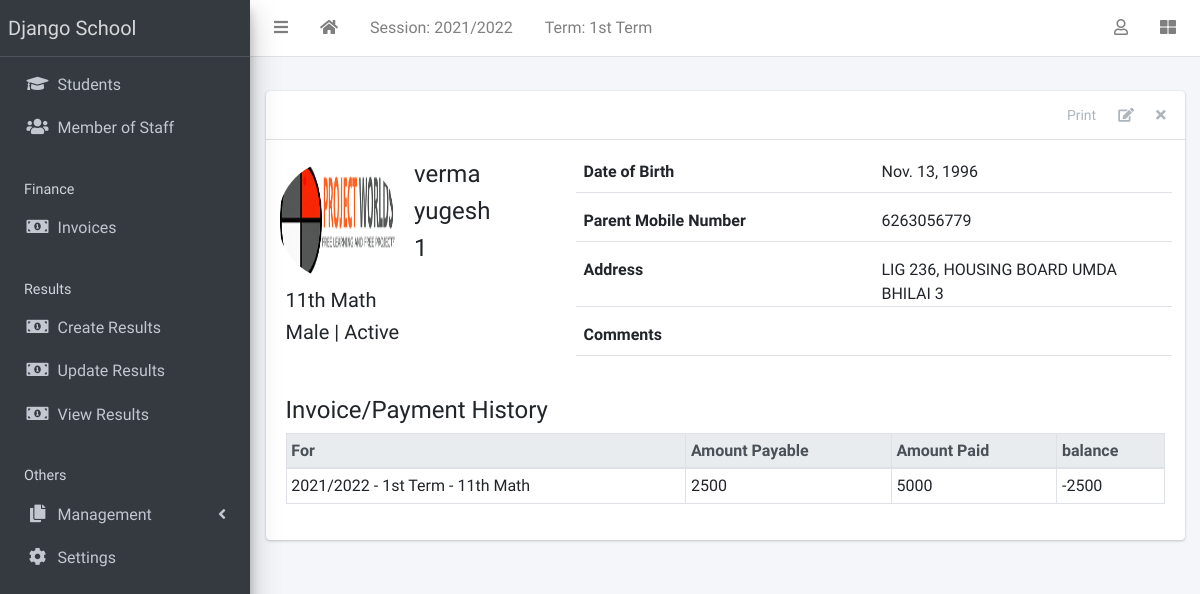
The page /student/1/ (signed in) on the database its author committed.
### apps/corecode/models.py (models this page shows, shortened)
class AcademicSession(models.Model):
    name = models.CharField(max_length=200, unique=True)
    current = models.BooleanField(default=True)
    class Meta:
        ordering = ["-name"]
    def __str__(self):
        return self.name

class AcademicTerm(models.Model):
    name = models.CharField(max_length=20, unique=True)
    current = models.BooleanField(default=True)
    class Meta:
        ordering = ["name"]
    def __str__(self):
        return self.name

class SiteConfig(models.Model):
    key = models.SlugField()
    value = models.CharField(max_length=200)

class StudentClass(models.Model):
    name = models.CharField(max_length=200, unique=True)
    class Meta:
        verbose_name = "Class"
        verbose_name_plural = "Classes"
        ordering = ["name"]
    def __str__(self):
        return self.name

### apps/students/models.py (models this page shows, shortened)
class Student(models.Model):
    STATUS_CHOICES = [("active", "Active"), ("inactive", "Inactive")]
    GENDER_CHOICES = [("male", "Male"), ("female", "Female")]
    current_status = models.CharField(
        max_length=10, choices=STATUS_CHOICES, default="active"
    )
    registration_number = models.CharField(max_length=200, unique=True)
    surname = models.CharField(max_length=200)
    firstname = models.CharField(max_length=200)
    other_name = models.CharField(max_length=200, blank=True)
    gender = models.CharField(max_length=10, choices=GENDER_CHOICES, default="male")
    date_of_birth = models.DateField(default=timezone.now)
    current_class = models.ForeignKey(
        StudentClass, on_delete=models.SET_NULL, blank=True, null=True
    )
    date_of_admission = models.DateField(default=timezone.now)
    mobile_num_regex = RegexValidator(
        regex="^[0-9]{10,15}$", message="Entered mobile number isn't in a right format!"
    )
    parent_mobile_number = models.CharField(
        validators=[mobile_num_regex], max_length=13, blank=True
    )
    address = models.TextField(blank=True)
    others = models.TextField(blank=True)
    passport = models.ImageField(blank=True, upload_to="students/passports/")
    class Meta:
        ordering = ["surname", "firstname", "other_name"]

### apps/finance/models.py (models this page shows, shortened)
class Invoice(models.Model):
    student = models.ForeignKey(Student, on_delete=models.CASCADE)
    session = models.ForeignKey(AcademicSession, on_delete=models.CASCADE)
    term = models.ForeignKey(AcademicTerm, on_delete=models.CASCADE)
    class_for = models.ForeignKey(StudentClass, on_delete=models.CASCADE)
    balance_from_previous_term = models.IntegerField(default=0)
    status = models.CharField(
        max_length=20,
        choices=[("active", "Active"), ("closed", "Closed")],
        default="active",
    )
    class Meta:
        ordering = ["student", "term"]
    def balance(self):
        payable = self.total_amount_payable()
        paid = self.total_amount_paid()
        return payable - paid
    def amount_payable(self):
        items = InvoiceItem.objects.filter(invoice=self)
        total = 0
        for item in items:
            total += item.amount
        return total
    def total_amount_payable(self):
        return self.balance_from_previous_term + self.amount_payable()
    def total_amount_paid(self):
        receipts = Receipt.objects.filter(invoice=self)
        amount = 0
        for receipt in receipts:
            amount += receipt.amount_paid
        return amount

class InvoiceItem(models.Model):
    invoice = models.ForeignKey(Invoice, on_delete=models.CASCADE)
    description = models.CharField(max_length=200)
    amount = models.IntegerField()

class Receipt(models.Model):
    invoice = models.ForeignKey(Invoice, on_delete=models.CASCADE)
    amount_paid = models.IntegerField()
    date_paid = models.DateField(default=timezone.now)
    comment = models.CharField(max_length=200, blank=True)

### apps/students/views.py (the view)
# urls.py: path("<int:pk>/", StudentDetailView.as_view(), name="student-detail"),
class StudentDetailView(LoginRequiredMixin, DetailView):
    model = Student
    template_name = "students/student_detail.html"
    def get_context_data(self, **kwargs):
        context = super(StudentDetailView, self).get_context_data(**kwargs)
        context["payments"] = Invoice.objects.filter(student=self.object)
        return context

### apps/corecode/context_processors.py (called while the page is built)
def site_defaults(request):
    current_session = AcademicSession.objects.get(current=True)
    current_term = AcademicTerm.objects.get(current=True)
    vals = SiteConfig.objects.all()
    contexts = {
        "current_session": current_session.name,
        "current_term": current_term.name,
    }
    for val in vals:
        contexts[val.key] = val.value
    return contexts

### apps/students/templates/students/student_detail.html (shortened to what this page needs)
{% extends 'base.html' %}
{% load static %}
{% block content-header %}
<div class="card-header">
  <div class="card-tools">
    <a href="#" class="btn btn-tool">Print</a>
    <a href="{% url 'student-update' object.id %}" class="btn btn-tool">
      <i class="fas fa-edit"></i>
    </a>
    <a href="{% url 'student-delete' object.id %}" class="btn btn-tool">
      <i class="fas fa-times"></i>
    </a>
  </div>
</div>
{% endblock content-header %}
{% block content %}
    <div class="row mb-4">
      <div class="col-sm-4">
        <div class="row mb-2">
          {% if object.passport %}
            <img
              src="{{ object.passport.url }}"
              class="float-left rounded-circle mr-3" style="width: 120px; height: 120px;">
          {% else %}
            <img
              src="{% static 'dist/img/avatar.png' %}"
              class="float-left rounded-circle mr-3" style="width: 120px; height: 120px;">
          {% endif %}
          <div class="float-right">
            <h4>{{ object.surname }} </h4>
            <h4>{{ object.firstname }} </h4>
            <h4>{{ object.registration_number }} </h4>
          </div>
        </div>
        <h5>{{ object.current_class }} </h5>
        <h5>{{ object.get_gender_display }} | {{ object.get_current_status_display }}</h5>
      </div>
      <div class="col-sm-8">
        <div>
          <div class="form-group border-bottom row">
            <label class="col">
              Date of Birth
            </label>
            <div class="col">
              {{ object.date_of_birth }}
            </div>
          </div>
          <div class="form-group border-bottom row">
            <label class="col">
              Parent Mobile Number
            </label>
            <div class="col">
              {{ object.parent_mobile_number}}
            </div>
          </div>
          <div class="form-group border-bottom row">
            <label class="col">
              Address
            </label>
            <div class="col">
              {{ object.address }}
            </div>
          </div>
          <div class="form-group border-bottom row">
            <label class="col">
              Comments
            </label>
            <div class="col">
            </div>
          </div>
        </div>
      </div>
    </div>
    <h4>Invoice/Payment History</h4>
    {% if payments %}
      <table class="table table-sm table-bordered table-hover">
        <thead class="thead-light">
          <tr>
            <th>For</th>
            <th>Amount Payable</th>
            <th>Amount Paid</th>
            <th>balance</th>
          </tr>
        </thead>
        <tbody>
          {% for payment in payments %}
            <tr class='clickable-row' data-href="{% url 'invoice-detail' payment.id %}">
              <td>{{payment.session}} - {{payment.term}} - {{ payment.class_for}}</td>
              <td>{{payment.total_amount_payable}}</td>
              <td>{{payment.total_amount_paid}}</td>
              <td>{{payment.balance}}</td>
            </tr>
          {% endfor %}
        </tbody>
      </table>
    {% else %}
        <p>There are no payment history for {{object}}</p>
    {% endif %}
{% endblock content %}

### templates/base.html (shortened to what this page needs)
{% load static %}
<!DOCTYPE html>
<html lang="en">
<head>
  <link rel="stylesheet" href="{% static 'plugins/fontawesome-free/css/all.min.css' %}">
  <link rel="stylesheet" href="{% static 'plugins/toastr/toastr.min.css' %}">
  <link rel="stylesheet"
    href="{% static 'plugins/overlayScrollbars/css/OverlayScrollbars.min.css' %}">
  <link rel="stylesheet" href="{% static 'plugins/Datatables/datatables.min.css' %}" />
  <link rel="stylesheet" href="{% static 'dist/css/adminlte.min.css' %}">
</head>
<body
  class="hold-transition sidebar-mini layout-fixed layout-navbar-fixed layout-footer-fixed">
  <div class="wrapper">
    <nav class="main-header navbar navbar-expand navbar-white navbar-light">
      <ul class="navbar-nav">
        <li class="nav-item">
          <a class="nav-link" data-widget="pushmenu" href="#" role="button"><i
              class="fas fa-bars"></i></a>
        </li>
        <li class="nav-item d-none d-sm-inline-block">
          <a href="{% url 'home' %} " class="nav-link"><i class="fa fa-home"></i></a>
        </li>
        <li class="nav-item d-none d-sm-inline-block">
          <a href="{% url 'current-session' %}" class="nav-link">Session: {{ current_session }}</a>
        </li>
        <li class="nav-item d-none d-sm-inline-block">
          <a href="{% url 'current-session' %}" class="nav-link">Term: {{ current_term }}</a>
        </li>
      </ul>
      <ul class="navbar-nav ml-auto">
        <li class="nav-item dropdown">
          <a class="nav-link" data-toggle="dropdown" href="#">
            <i class="far fa-user"></i>
          </a>
        </li>
        <li class="nav-item">
          <a class="nav-link" data-widget="control-sidebar" data-slide="true"
            href="#" role="button"><i class="fas fa-th-large"></i></a>
        </li>
      </ul>
    </nav>
    <aside class="main-sidebar sidebar-dark-primary elevation-4">
      <a href="{% url 'home' %}" class="brand-link">{{ school_name | default:"MySchool" }}</a>
      <div class="sidebar">
        <nav class="mt-2">
          <ul class="nav nav-pills nav-sidebar flex-column"
            data-widget="treeview" role="menu" data-accordion="false">
            <li class="nav-item">
              <a href="{% url 'student-list' %}" class="nav-link">
                <i class="nav-icon fas fa-graduation-cap"></i>
                <p>
                  Students
                </p>
              </a>
            </li>
            <li class="nav-item">
              <a href="{% url 'staff-list' %}" class="nav-link">
                <i class="nav-icon fas fa-users"></i>
                <p>
                  Member of Staff
                </p>
              </a>
            </li>
            <li class="nav-header">Finance</li>
            <li class="nav-item">
              <a href="{% url 'invoice-list' %}" class="nav-link">
                <i class="nav-icon fas fa-money-bill-alt"></i>
                <p>
                  Invoices
                </p>
              </a>
            </li>
            <li class="nav-header">Results</li>
            <li class="nav-item">
              <a href="{% url 'create-result' %}" class="nav-link">
                <i class="nav-icon fas fa-money-bill-alt"></i>
                <p>
                  Create Results
                </p>
              </a>
            </li>
            <li class="nav-item">
              <a href="{% url 'edit-results' %}" class="nav-link">
                <i class="nav-icon fas fa-money-bill-alt"></i>
                <p>
                  Update Results
                </p>
              </a>
            </li>
            <li class="nav-item">
              <a href="{% url 'view-results' %}" class="nav-link">
                <i class="nav-icon fas fa-money-bill-alt"></i>
                <p>
                  View Results
                </p>
              </a>
            </li>
            <li class="nav-header">Others</li>
            <li class="nav-item has-treeview">
              <a href="#" class="nav-link">
                <i class="nav-icon fas fa-copy"></i>
                <p>
                  Management
                  <i class="fas fa-angle-left right"></i>
                </p>
              </a>
            </li>
            <li class="nav-item">
              <a href="{% url 'configs' %}" class="nav-link">
                <i class="nav-icon fas fa-cog"></i>
                <p>
                  Settings
                </p>
              </a>
            </li>
          </ul>
        </nav>
      </div>
    </aside>
    <div class="content-wrapper">
      <section class="content-header">
      </section>
      <section class="content">
        <div class="container-fluid">
          <div class="row">
            <div class="col-md-12">
              {% block fullcard %}
              <div class="card">
                {% block content-header %}{% endblock content-header %}
                <div class="card-body">
                  <div class="row">
                    <div class="col">
                      {% block content %}
                      {% endblock content %}
                    </div>
                  </div>
                </div>
              </div>
              {% endblock fullcard %}
            </div>
          </div>
        </div>
      </section>
    </div>
  </div>
</body>
</html>

### rows shown on the page
AcademicSession: name "2021/2022"
AcademicTerm: name "1st Term"
SiteConfig: value "Django School"
Student: passport (picture), surname "verma", firstname "yugesh", registration_number "1", current_class "11th Math", gender "Male", current_status "Active", date_of_birth "Nov. 13, 1996", parent_mobile_number "6263056779", address "LIG 236, HOUSING BOARD UMDA BHILAI 3"
Invoice: session "2021/2022", term "1st Term", class_for "11th Math", total_amount_payable "2500", total_amount_paid "5000", balance "-2500"
